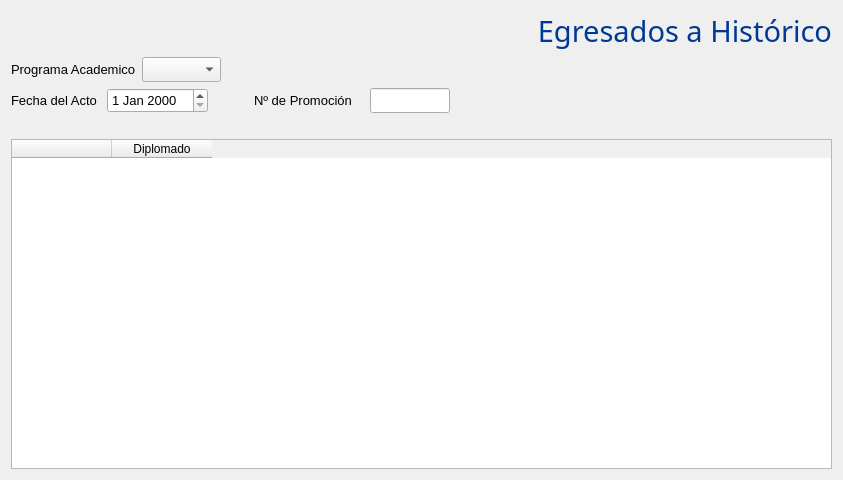
<?xml version="1.0" encoding="UTF-8"?>
<ui version="4.0">
 <class>historico</class>
 <widget class="QWidget" name="historico">
  <property name="geometry">
   <rect>
    <x>0</x>
    <y>0</y>
    <width>843</width>
    <height>480</height>
   </rect>
  </property>
  <property name="font">
   <font>
    <family>Segoe UI</family>
    <pointsize>10</pointsize>
   </font>
  </property>
  <property name="windowTitle">
   <string>Form</string>
  </property>
  <layout class="QVBoxLayout" name="verticalLayout">
   <item>
    <widget class="QLabel" name="label_5">
     <property name="font">
      <font>
       <family>Gill Sans MT</family>
       <pointsize>22</pointsize>
       <weight>50</weight>
       <italic>false</italic>
       <bold>false</bold>
      </font>
     </property>
     <property name="styleSheet">
      <string notr="true">font: 22pt &quot;Gill Sans MT&quot;;
color: rgb(00,56,147);</string>
     </property>
     <property name="text">
      <string>Egresados a Histórico</string>
     </property>
     <property name="alignment">
      <set>Qt::AlignRight|Qt::AlignTrailing|Qt::AlignVCenter</set>
     </property>
    </widget>
   </item>
   <item>
    <layout class="QHBoxLayout" name="horizontalLayout">
     <item>
      <widget class="QLabel" name="label">
       <property name="minimumSize">
        <size>
         <width>0</width>
         <height>25</height>
        </size>
       </property>
       <property name="maximumSize">
        <size>
         <width>130</width>
         <height>25</height>
        </size>
       </property>
       <property name="text">
        <string>Programa Academico</string>
       </property>
      </widget>
     </item>
     <item>
      <widget class="QComboBox" name="prog">
       <property name="minimumSize">
        <size>
         <width>0</width>
         <height>25</height>
        </size>
       </property>
       <property name="maximumSize">
        <size>
         <width>255</width>
         <height>16777215</height>
        </size>
       </property>
      </widget>
     </item>
     <item>
      <spacer name="horizontalSpacer_3">
       <property name="orientation">
        <enum>Qt::Horizontal</enum>
       </property>
       <property name="sizeHint" stdset="0">
        <size>
         <width>40</width>
         <height>20</height>
        </size>
       </property>
      </spacer>
     </item>
    </layout>
   </item>
   <item>
    <layout class="QHBoxLayout" name="horizontalLayout_2">
     <item>
      <widget class="QLabel" name="label_3">
       <property name="minimumSize">
        <size>
         <width>90</width>
         <height>0</height>
        </size>
       </property>
       <property name="text">
        <string>Fecha del Acto</string>
       </property>
      </widget>
     </item>
     <item>
      <widget class="QDateEdit" name="fecha">
       <property name="minimumSize">
        <size>
         <width>0</width>
         <height>25</height>
        </size>
       </property>
      </widget>
     </item>
     <item>
      <spacer name="horizontalSpacer_2">
       <property name="orientation">
        <enum>Qt::Horizontal</enum>
       </property>
       <property name="sizeType">
        <enum>QSizePolicy::Minimum</enum>
       </property>
       <property name="sizeHint" stdset="0">
        <size>
         <width>40</width>
         <height>20</height>
        </size>
       </property>
      </spacer>
     </item>
     <item>
      <widget class="QLabel" name="label_4">
       <property name="minimumSize">
        <size>
         <width>110</width>
         <height>0</height>
        </size>
       </property>
       <property name="text">
        <string>Nº de Promoción</string>
       </property>
      </widget>
     </item>
     <item>
      <widget class="QLineEdit" name="promo">
       <property name="minimumSize">
        <size>
         <width>0</width>
         <height>25</height>
        </size>
       </property>
       <property name="maximumSize">
        <size>
         <width>80</width>
         <height>16777215</height>
        </size>
       </property>
      </widget>
     </item>
     <item>
      <spacer name="horizontalSpacer">
       <property name="orientation">
        <enum>Qt::Horizontal</enum>
       </property>
       <property name="sizeHint" stdset="0">
        <size>
         <width>40</width>
         <height>20</height>
        </size>
       </property>
      </spacer>
     </item>
    </layout>
   </item>
   <item>
    <spacer name="verticalSpacer">
     <property name="orientation">
      <enum>Qt::Vertical</enum>
     </property>
     <property name="sizeType">
      <enum>QSizePolicy::Minimum</enum>
     </property>
     <property name="sizeHint" stdset="0">
      <size>
       <width>20</width>
       <height>20</height>
      </size>
     </property>
    </spacer>
   </item>
   <item>
    <widget class="QTableWidget" name="tabla">
     <property name="font">
      <font>
       <family>Segoe UI</family>
       <pointsize>9</pointsize>
      </font>
     </property>
     <column>
      <property name="text">
       <string/>
      </property>
     </column>
     <column>
      <property name="text">
       <string>Diplomado</string>
      </property>
     </column>
    </widget>
   </item>
  </layout>
 </widget>
 <resources/>
 <connections/>
</ui>
